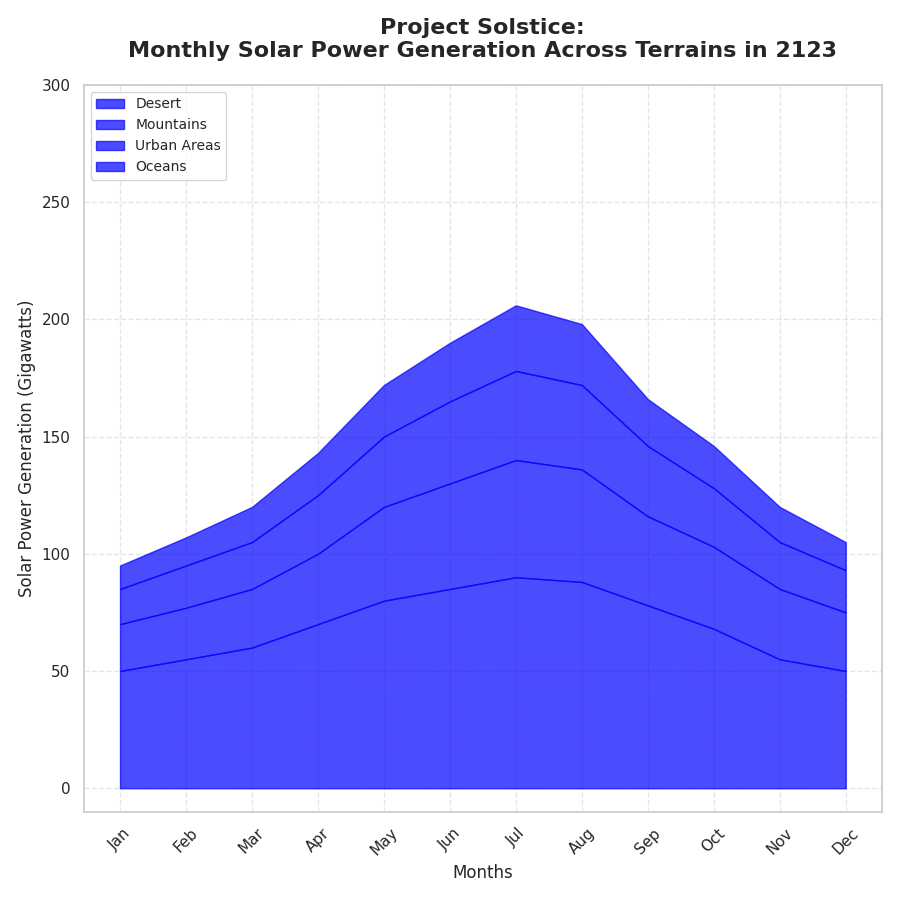

The Python source for this figure:
import matplotlib.pyplot as plt
import numpy as np

# Define months and solar power generation data for each terrain
months = np.array(["Jan", "Feb", "Mar", "Apr", "May", "Jun", "Jul", "Aug", "Sep", "Oct", "Nov", "Dec"])
desert_generation = np.array([50, 55, 60, 70, 80, 85, 90, 88, 78, 68, 55, 50])
mountains_generation = np.array([20, 22, 25, 30, 40, 45, 50, 48, 38, 35, 30, 25])
urban_generation = np.array([15, 18, 20, 25, 30, 35, 38, 36, 30, 25, 20, 18])
ocean_generation = np.array([10, 12, 15, 18, 22, 25, 28, 26, 20, 18, 15, 12])

# Total generation for stacking
total_generation = desert_generation + mountains_generation + urban_generation + ocean_generation

# Create a figure with one subplot
fig, ax = plt.subplots(figsize=(9, 9))

# Stacked area chart with a single color
ax.fill_between(months, 0, desert_generation, color='blue', alpha=0.7)
ax.fill_between(months, desert_generation, desert_generation + mountains_generation, color='blue', alpha=0.7)
ax.fill_between(months, desert_generation + mountains_generation, desert_generation + mountains_generation + urban_generation, color='blue', alpha=0.7)
ax.fill_between(months, desert_generation + mountains_generation + urban_generation, total_generation, color='blue', alpha=0.7)
ax.set_title("Project Solstice:\nMonthly Solar Power Generation Across Terrains in 2123", fontsize=16, weight='bold', pad=20)
ax.set_xlabel("Months", fontsize=12)
ax.set_ylabel("Solar Power Generation (Gigawatts)", fontsize=12)
ax.grid(True, linestyle='--', alpha=0.5)
ax.set_xticks(months)
ax.tick_params(axis='x', rotation=45)
ax.set_yticks(np.arange(0, 301, 50))
ax.legend(["Desert", "Mountains", "Urban Areas", "Oceans"], loc='upper left', fontsize=10)

# Display the plot
plt.tight_layout()
plt.show()
